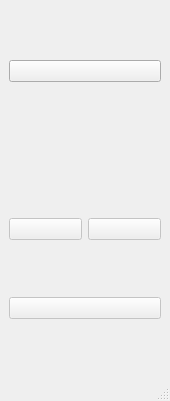
<?xml version="1.0" encoding="UTF-8"?>
<ui version="4.0">
 <class>MainWindow</class>
 <widget class="QMainWindow" name="MainWindow">
  <property name="geometry">
   <rect>
    <x>0</x>
    <y>0</y>
    <width>170</width>
    <height>401</height>
   </rect>
  </property>
  <property name="windowTitle">
   <string>Grainfile Manager</string>
  </property>
  <property name="windowIcon">
   <iconset>
    <normalon>:/img/icons/appicon.png</normalon>
   </iconset>
  </property>
  <widget class="QWidget" name="centralwidget">
   <layout class="QVBoxLayout" name="verticalLayout">
    <item>
     <widget class="QPushButton" name="but_fopen">
      <property name="toolTip">
       <string>Textdatei laden (STRG + O)</string>
      </property>
      <property name="autoFillBackground">
       <bool>false</bool>
      </property>
      <property name="text">
       <string/>
      </property>
      <property name="icon">
       <iconset>
        <normalon>:/img/icons/load.png</normalon>
       </iconset>
      </property>
      <property name="iconSize">
       <size>
        <width>100</width>
        <height>100</height>
       </size>
      </property>
      <property name="shortcut">
       <string>Ctrl+O</string>
      </property>
     </widget>
    </item>
    <item>
     <layout class="QHBoxLayout" name="horizontalLayout_2">
      <property name="topMargin">
       <number>0</number>
      </property>
      <item>
       <spacer name="horizontalSpacer">
        <property name="orientation">
         <enum>Qt::Horizontal</enum>
        </property>
        <property name="sizeHint" stdset="0">
         <size>
          <width>40</width>
          <height>20</height>
         </size>
        </property>
       </spacer>
      </item>
      <item>
       <widget class="QPushButton" name="info_load">
        <property name="toolTip">
         <string>Info (STRG + I)</string>
        </property>
        <property name="toolTipDuration">
         <number>-1</number>
        </property>
        <property name="text">
         <string/>
        </property>
        <property name="icon">
         <iconset>
          <normalon>:/img/icons/red_light.png</normalon>
         </iconset>
        </property>
        <property name="iconSize">
         <size>
          <width>30</width>
          <height>30</height>
         </size>
        </property>
        <property name="shortcut">
         <string>Ctrl+I</string>
        </property>
        <property name="flat">
         <bool>true</bool>
        </property>
       </widget>
      </item>
      <item>
       <spacer name="horizontalSpacer_2">
        <property name="orientation">
         <enum>Qt::Horizontal</enum>
        </property>
        <property name="sizeHint" stdset="0">
         <size>
          <width>40</width>
          <height>20</height>
         </size>
        </property>
       </spacer>
      </item>
      <item>
       <widget class="QPushButton" name="but_delete_data">
        <property name="enabled">
         <bool>false</bool>
        </property>
        <property name="toolTip">
         <string>Lösche Daten (STRG + ALT + D)</string>
        </property>
        <property name="text">
         <string/>
        </property>
        <property name="icon">
         <iconset>
          <normalon>:/img/icons/delete.png</normalon>
         </iconset>
        </property>
        <property name="iconSize">
         <size>
          <width>30</width>
          <height>30</height>
         </size>
        </property>
        <property name="shortcut">
         <string>Ctrl+Alt+D</string>
        </property>
        <property name="flat">
         <bool>true</bool>
        </property>
       </widget>
      </item>
     </layout>
    </item>
    <item>
     <layout class="QHBoxLayout" name="horizontalLayout">
      <item>
       <widget class="QPushButton" name="but_trim">
        <property name="enabled">
         <bool>false</bool>
        </property>
        <property name="toolTip">
         <string>Öffne den Dialog zum Beschneiden der Daten (STRG + T)</string>
        </property>
        <property name="text">
         <string/>
        </property>
        <property name="icon">
         <iconset>
          <normalon>:/img/icons/trim.png</normalon>
         </iconset>
        </property>
        <property name="iconSize">
         <size>
          <width>60</width>
          <height>60</height>
         </size>
        </property>
        <property name="shortcut">
         <string>Ctrl+T</string>
        </property>
       </widget>
      </item>
      <item>
       <widget class="QPushButton" name="but_plot">
        <property name="enabled">
         <bool>false</bool>
        </property>
        <property name="toolTip">
         <string>Öffne den Dialog zum plotten der Daten (STRG + P)</string>
        </property>
        <property name="text">
         <string/>
        </property>
        <property name="icon">
         <iconset>
          <normalon>:/img/icons/chart.png</normalon>
         </iconset>
        </property>
        <property name="iconSize">
         <size>
          <width>60</width>
          <height>60</height>
         </size>
        </property>
        <property name="shortcut">
         <string>Ctrl+P</string>
        </property>
       </widget>
      </item>
     </layout>
    </item>
    <item>
     <widget class="QPushButton" name="but_save_data">
      <property name="enabled">
       <bool>false</bool>
      </property>
      <property name="toolTip">
       <string>Daten exportieren (STRG + E)</string>
      </property>
      <property name="autoFillBackground">
       <bool>false</bool>
      </property>
      <property name="text">
       <string/>
      </property>
      <property name="icon">
       <iconset>
        <normalon>:/img/icons/export.png</normalon>
       </iconset>
      </property>
      <property name="iconSize">
       <size>
        <width>100</width>
        <height>100</height>
       </size>
      </property>
      <property name="shortcut">
       <string>Ctrl+E</string>
      </property>
     </widget>
    </item>
   </layout>
  </widget>
  <widget class="QMenuBar" name="menubar">
   <property name="geometry">
    <rect>
     <x>0</x>
     <y>0</y>
     <width>170</width>
     <height>21</height>
    </rect>
   </property>
  </widget>
  <widget class="QStatusBar" name="statusbar"/>
 </widget>
 <resources>
  <include location="icons.qrc"/>
 </resources>
 <connections/>
</ui>
